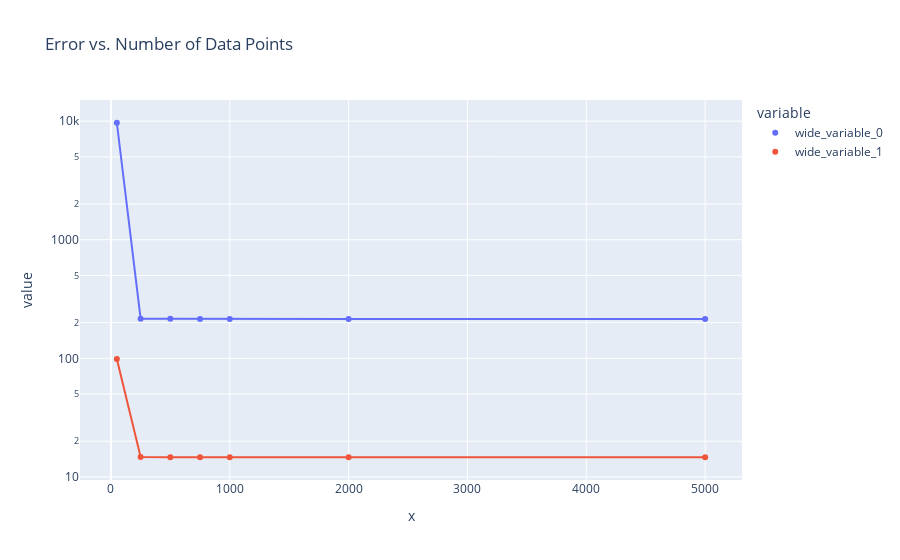

The cell this chart's notebook holds for it:
### Code cell
n_data_points = [50, 250, 500, 750, 1000, 2000, 5000]
errors_mse = []
errors_rmse = []
for n in tqdm(n_data_points):
    X_train, y_train = generate_sample(n, n_dims, lower_bound, upper_bound, target_func, noise_scale=0)
    gpr = GPR(**args)
    gpr = gpr.fit(X_train, y_train) 
    y_pred = gpr.predict(X_test)
    error_mse = mean_squared_error(y_test, y_pred)
    error_rmse = root_mean_squared_error(y_test, y_pred)
    errors_rmse.append(error_rmse)
    errors_mse.append(error_mse)
    
px.scatter(x=n_data_points, y=[errors_mse, errors_rmse], title='Error vs. Number of Data Points', log_y=True, trendline="lowess")

### Figure 1 — Plotly figure (JSON) as saved in the notebook; plotly's stock layout.template omitted (floating-point values rounded to 4 significant figures)
{"data": [{"hovertemplate": "variable=wide_variable_0<br>x=%{x}<br>value=%{y}<extra></extra>", "legendgroup": "wide_variable_0", "marker": {"color": "#636efa", "symbol": "circle"}, "mode": "markers", "name": "wide_variable_0", "orientation": "v", "showlegend": true, "type": "scatter", "x": [50, 250, 500, 750, 1000, 2000, 5000], "xaxis": "x", "y": [9697.0, 215.6, 215.2, 214.5, 214.5, 214.3, 214.3], "yaxis": "y"}, {"hovertemplate": "<b>LOWESS trendline</b><br><br>variable=wide_variable_0<br>x=%{x}<br>value=%{y} <b>(trend)</b><extra></extra>", "legendgroup": "wide_variable_0", "marker": {"color": "#636efa", "symbol": "circle"}, "mode": "lines", "name": "wide_variable_0", "showlegend": false, "type": "scatter", "x": [50, 250, 500, 750, 1000, 2000, 5000], "xaxis": "x", "y": [9697.0, 215.6, 215.2, 214.7, 214.4, 214.3, 214.3], "yaxis": "y"}, {"hovertemplate": "variable=wide_variable_1<br>x=%{x}<br>value=%{y}<extra></extra>", "legendgroup": "wide_variable_1", "marker": {"color": "#EF553B", "symbol": "circle"}, "mode": "markers", "name": "wide_variable_1", "orientation": "v", "showlegend": true, "type": "scatter", "x": [50, 250, 500, 750, 1000, 2000, 5000], "xaxis": "x", "y": [98.47, 14.68, 14.67, 14.65, 14.65, 14.64, 14.64], "yaxis": "y"}, {"hovertemplate": "<b>LOWESS trendline</b><br><br>variable=wide_variable_1<br>x=%{x}<br>value=%{y} <b>(trend)</b><extra></extra>", "legendgroup": "wide_variable_1", "marker": {"color": "#EF553B", "symbol": "circle"}, "mode": "lines", "name": "wide_variable_1", "showlegend": false, "type": "scatter", "x": [50, 250, 500, 750, 1000, 2000, 5000], "xaxis": "x", "y": [98.47, 14.68, 14.67, 14.65, 14.65, 14.64, 14.64], "yaxis": "y"}], "layout": {"legend": {"title": {"text": "variable"}, "tracegroupgap": 0}, "title": {"text": "Error vs. Number of Data Points"}, "xaxis": {"anchor": "y", "domain": [0, 1], "title": {"text": "x"}}, "yaxis": {"anchor": "x", "domain": [0, 1], "title": {"text": "value"}, "type": "log"}}}
